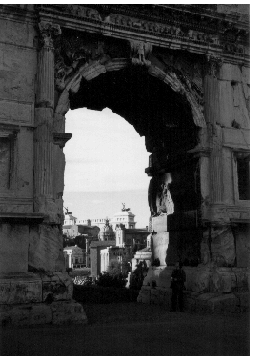
%> input picture Images/arch.png, 254 x 357 px, given in place of cameraman.png, which was not available
$ octave q10.m   (GNU Octave 9; MATLAB toolbox functions it lacks are replaced by stand-ins)
%> lines starting %> are read from the running program, lines starting %| are printed output that depends on the picture; pictures that were not available may be replaced by others from this repository, and a replacement may not be noted
c=imread('cameraman.png');
%> c is the input picture: size 357x254 uint16; min 257, max 65535, mean 17269.2
f=fspecial('laplacian');
cf=imfilter(c,f,'symmetric');
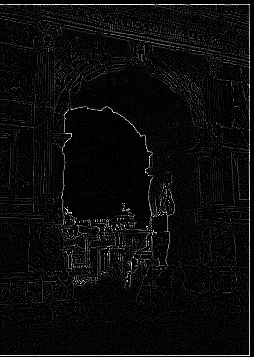
%> cf: size 357x254 uint16; min 0, max 65535, mean 2915.2; drawn with min black and max white
f1=fspecial('log');
cf1=imfilter(c,f1,'symmetric');
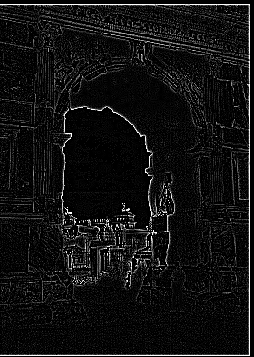
%> cf1: size 357x254 uint16; min 0, max 65535, mean 4560.3; drawn with min black and max white

b=imread('buffalo.png');
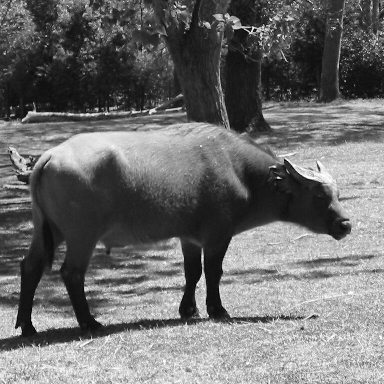
%> input picture Images/buffalo.png, 384 x 384 px
%> b is the input picture: size 384x384 uint8; min 0, max 255, mean 109.1
bf=imfilter(b,f,'symmetric');
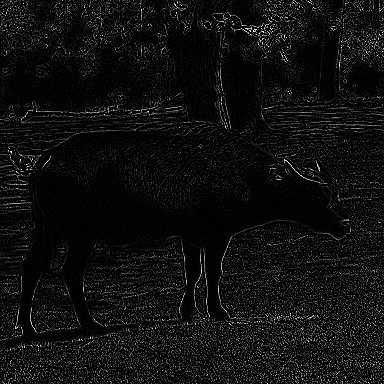
%> bf: size 384x384 uint8; min 0, max 255, mean 14.9
bf1=imfilter(b,f1,'symmetric');
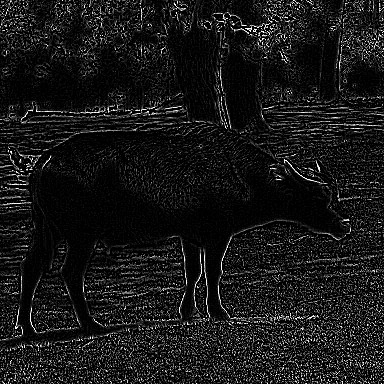
%> bf1: size 384x384 uint8; min 0, max 255, mean 23.6

figure,imshow(cf);
figure,imshow(cf1);
figure,imshow(bf);
figure,imshow(bf1);
